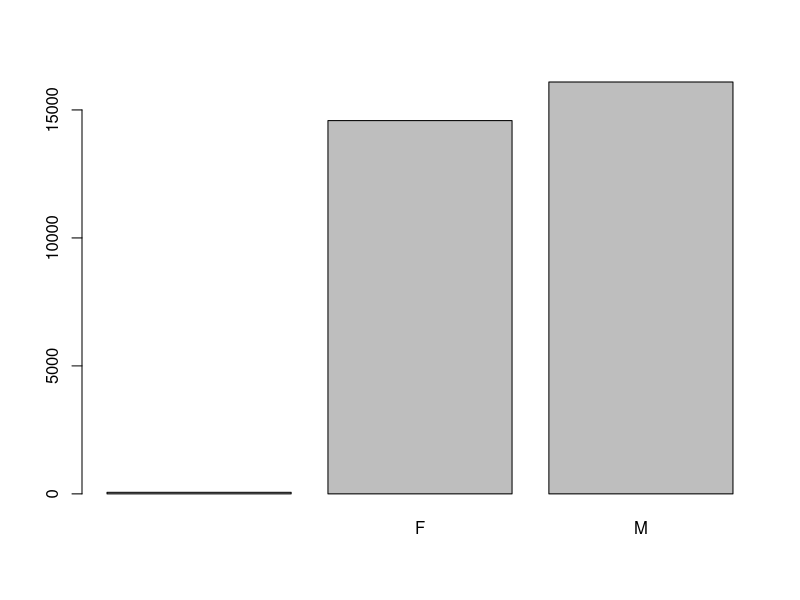
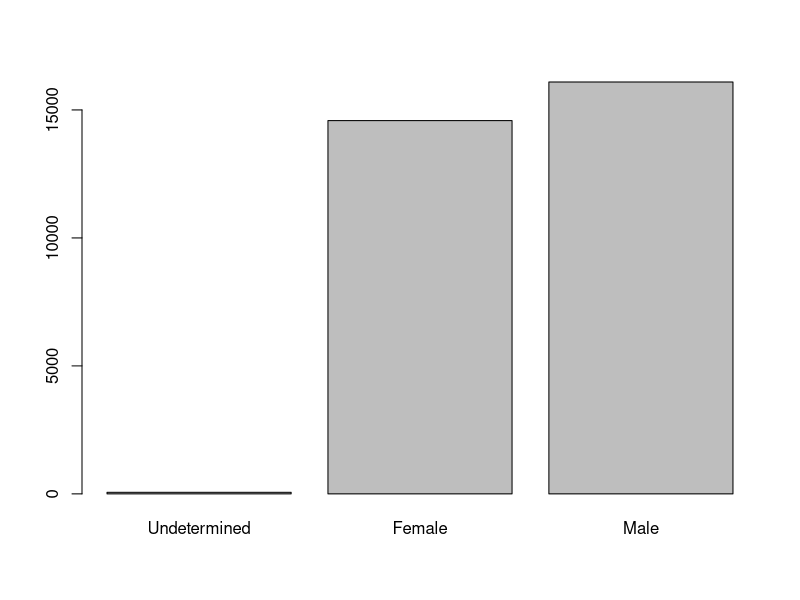
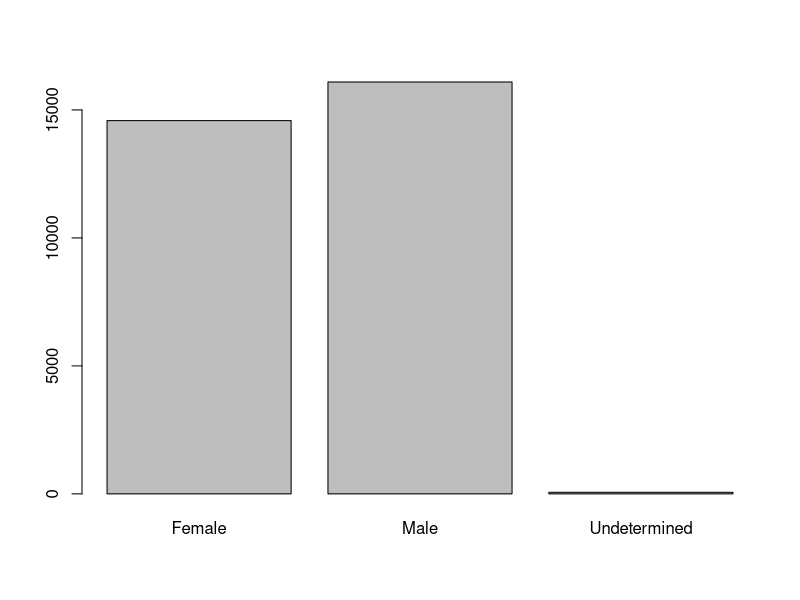
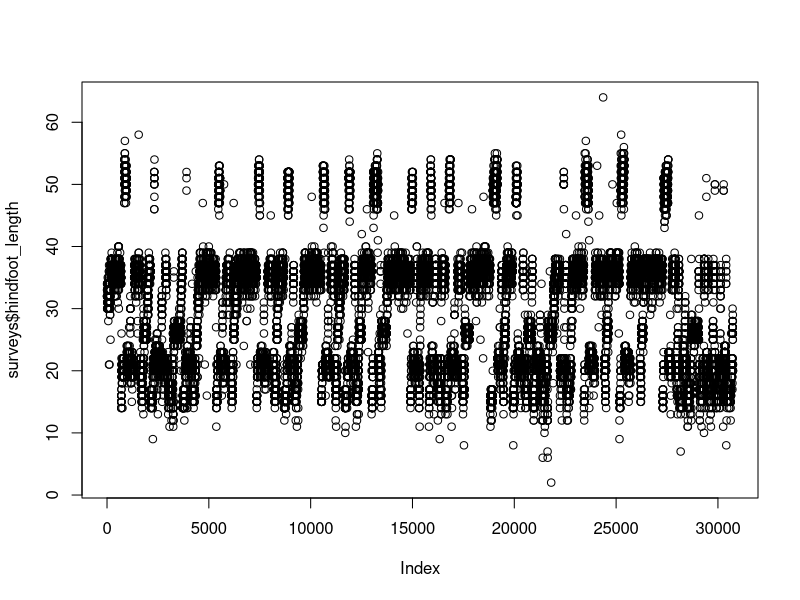
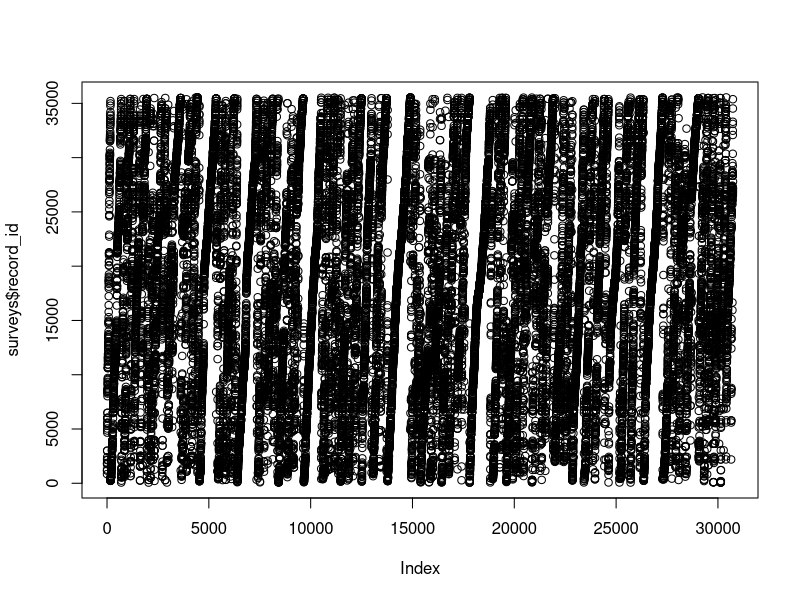
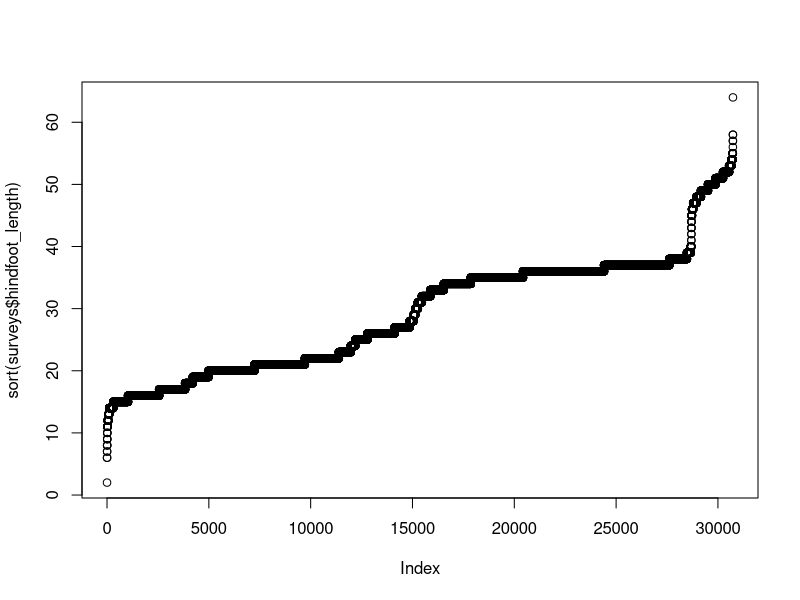
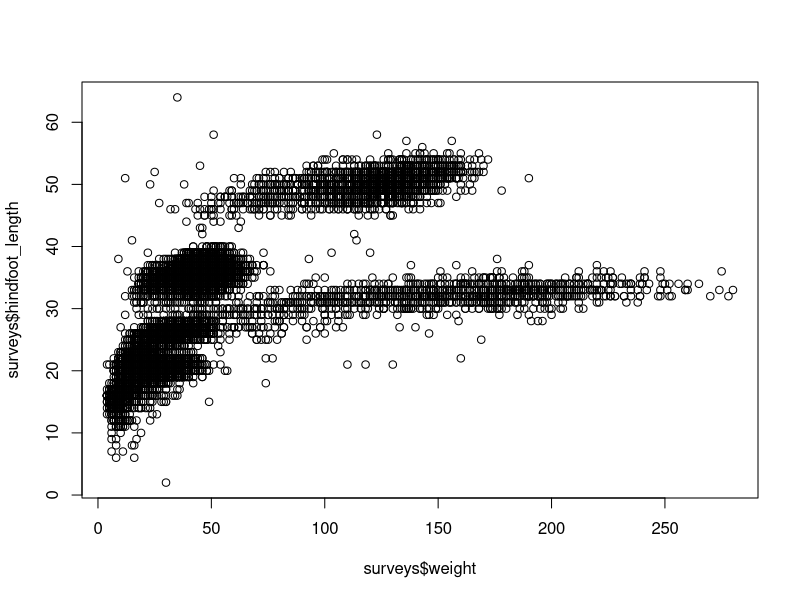
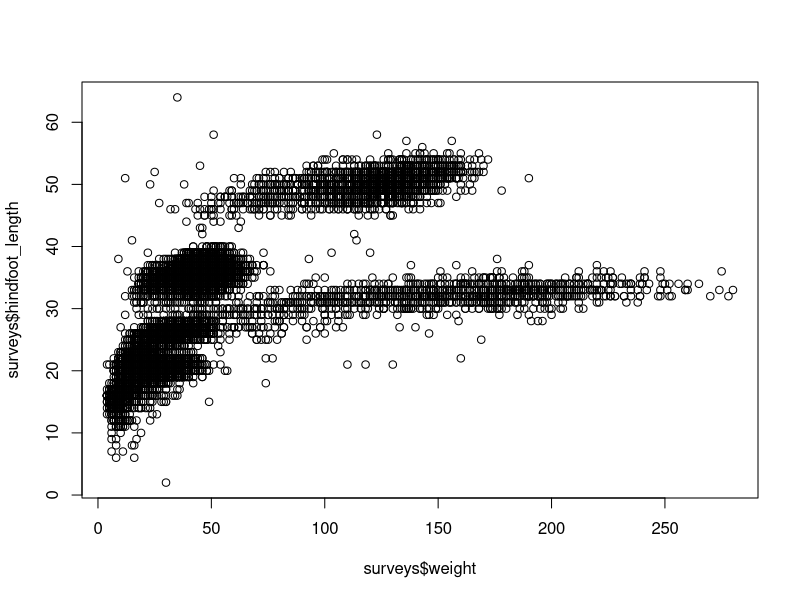

Write R code to recreate these figures, in order.
# read processed data
surveys <- read.csv("data/processed/surveys_mod.csv")
# transform to factor
surveys$plot_type <- factor(surveys$plot_type)
levels(surveys$plot_type) #ok

surveys$sex <- factor(surveys$sex)

#that notatio with the dollarsign allows you to create new variables
# surveys$new_col <- NA
# surveys$new_col <- 1:nrow(surveys) #just an index for example
#names(surveys)

###This was only an example
#sex <- factor(c("male", "female", "female", "male"))
#levels(sex) # in alphabetical order
#change order
#sex <- factor(sex, levels = c("male", "female"))
#levels(sex)

#plot factors
plot(surveys$sex)
levels(surveys$sex)

#change the levels
levels(surveys$sex)[1] <- "Undetermined"
#change F to female
levels(surveys$sex)[2] <- "Female"
#change M to male
levels(surveys$sex)[3] <- "Male"

plot(surveys$sex)

# change the order of the levels
surveys$sex <- factor(surveys$sex, levels = c("Female", "Male", "Undetermined"))
plot(surveys$sex)

# explore plotting
plot(surveys$hindfoot_length)
plot(surveys$record_id)
plot(sort(surveys$hindfoot_length))

### scatterplot
plot(x = surveys$weight, y = surveys$hindfoot_length)

### another way to draw the same scatterplot
### tilde ~ (curvy)  "as a function of"
plot(surveys$hindfoot_length ~ surveys$weight)

# plotting as a function of a factor: a boxplot
plot(surveys$hindfoot_length ~ surveys$sex)

